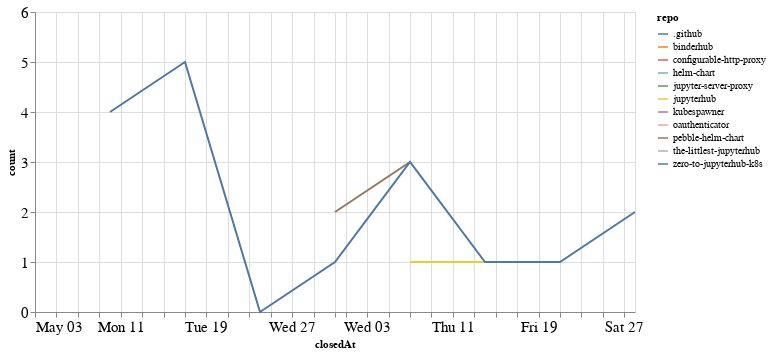

Here is the notebook cell this chart was saved with:
### Code cell
closed_by_time = closed_by.groupby('repo').resample('W', on='closedAt').count()['author'].reset_index()
closed_by_time = closed_by_time.rename(columns={'author': 'count'})

alt.Chart(closed_by_time, width=600).mark_line().encode(
    x='closedAt',
    y='count',
    color='repo',
    tooltip="repo"
)

### Figure 1 — Vega-Lite specification as saved in the notebook (floating-point values rounded to 4 significant figures)
{"config": {"axisLeft": {"labelFontSize": 15}, "axisBottom": {"labelFontSize": 15}}, "data": {"name": "data-7f2f2bc037c3d4ac176647e9056eb471"}, "mark": "line", "encoding": {"color": {"type": "nominal", "field": "repo"}, "tooltip": {"type": "nominal", "field": "repo"}, "x": {"type": "temporal", "field": "closedAt"}, "y": {"type": "quantitative", "field": "count"}}, "width": 600, "$schema": "https://vega.github.io/schema/vega-lite/v4.8.1.json", "datasets": {"data-7f2f2bc037c3d4ac176647e9056eb471": [{"repo": ".github", "closedAt": "2020-05-03T00:00:00", "count": 1}, {"repo": "binderhub", "closedAt": "2020-05-24T00:00:00", "count": 1}, {"repo": "configurable-http-proxy", "closedAt": "2020-05-31T00:00:00", "count": 6}, {"repo": "helm-chart", "closedAt": "2020-05-10T00:00:00", "count": 2}, {"repo": "jupyter-server-proxy", "closedAt": "2020-05-24T00:00:00", "count": 1}, {"repo": "jupyterhub", "closedAt": "2020-06-07T00:00:00", "count": 1}, {"repo": "jupyterhub", "closedAt": "2020-06-14T00:00:00", "count": 1}, {"repo": "kubespawner", "closedAt": "2020-06-28T00:00:00", "count": 1}, {"repo": "oauthenticator", "closedAt": "2020-05-17T00:00:00", "count": 1}, {"repo": "pebble-helm-chart", "closedAt": "2020-05-31T00:00:00", "count": 2}, {"repo": "pebble-helm-chart", "closedAt": "2020-06-07T00:00:00", "count": 3}, {"repo": "the-littlest-jupyterhub", "closedAt": "2020-05-10T00:00:00", "count": 1}, {"repo": "zero-to-jupyterhub-k8s", "closedAt": "2020-05-10T00:00:00", "count": 4}, {"repo": "zero-to-jupyterhub-k8s", "closedAt": "2020-05-17T00:00:00", "count": 5}, {"repo": "zero-to-jupyterhub-k8s", "closedAt": "2020-05-24T00:00:00", "count": 0}, {"repo": "zero-to-jupyterhub-k8s", "closedAt": "2020-05-31T00:00:00", "count": 1}, {"repo": "zero-to-jupyterhub-k8s", "closedAt": "2020-06-07T00:00:00", "count": 3}, {"repo": "zero-to-jupyterhub-k8s", "closedAt": "2020-06-14T00:00:00", "count": 1}, {"repo": "zero-to-jupyterhub-k8s", "closedAt": "2020-06-21T00:00:00", "count": 1}, {"repo": "zero-to-jupyterhub-k8s", "closedAt": "2020-06-28T00:00:00", "count": 2}]}}
